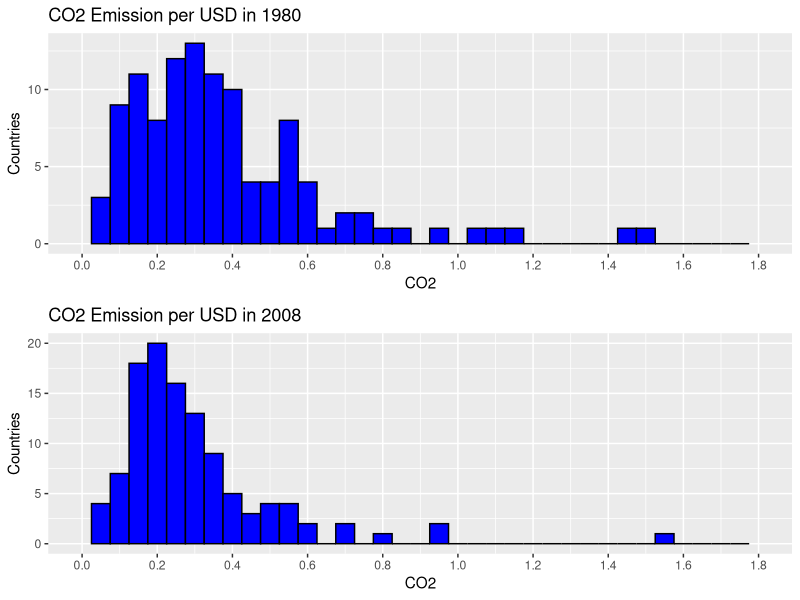
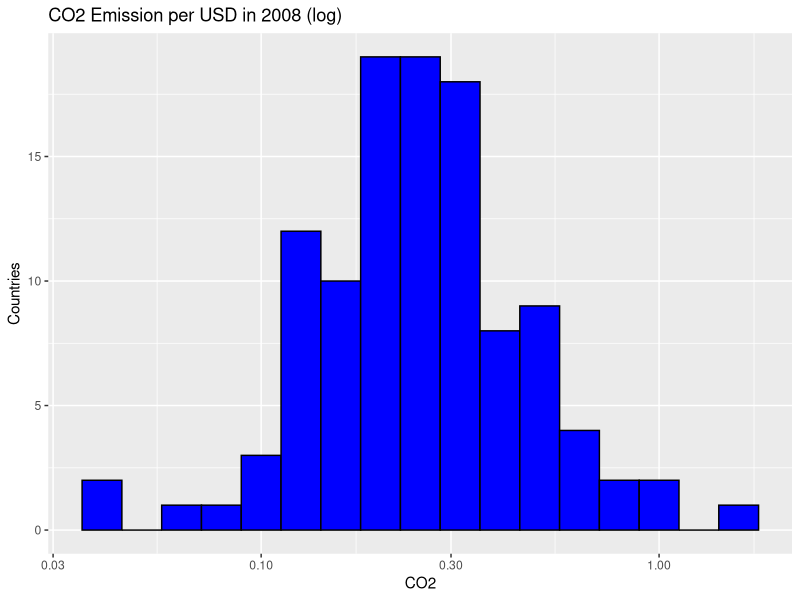
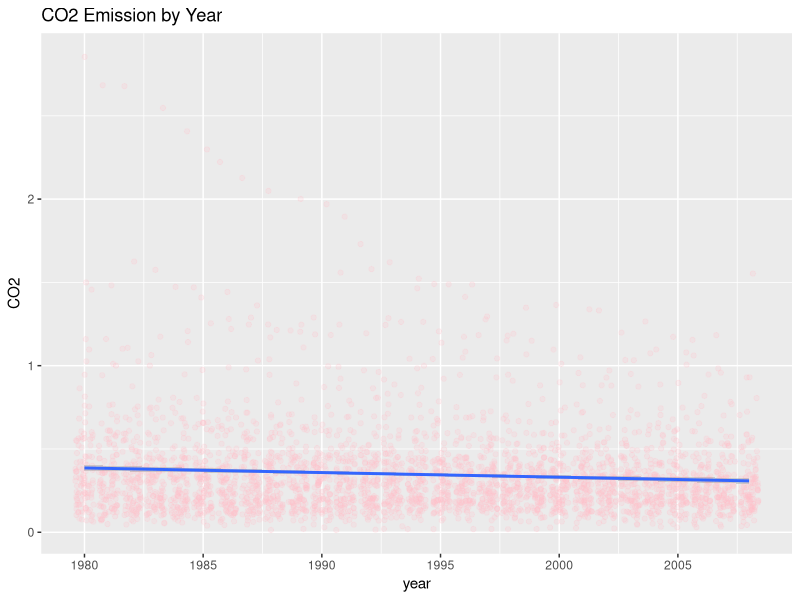
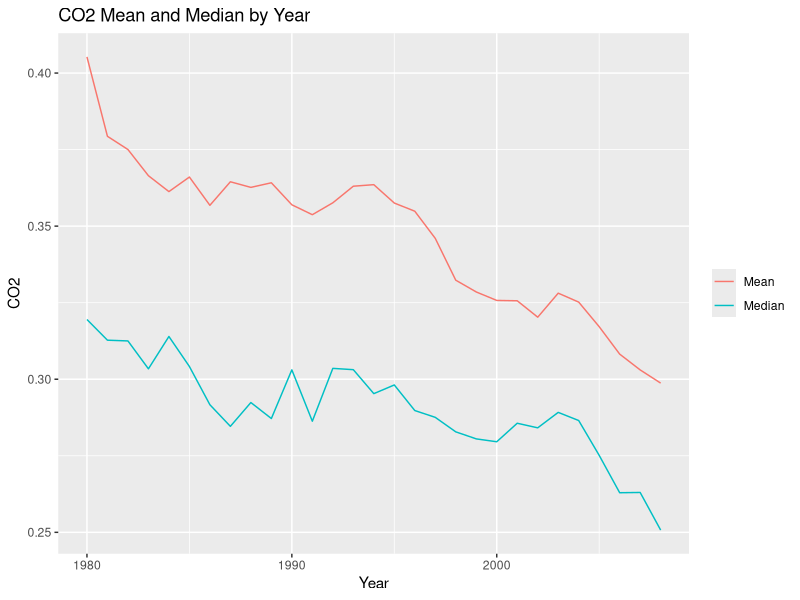
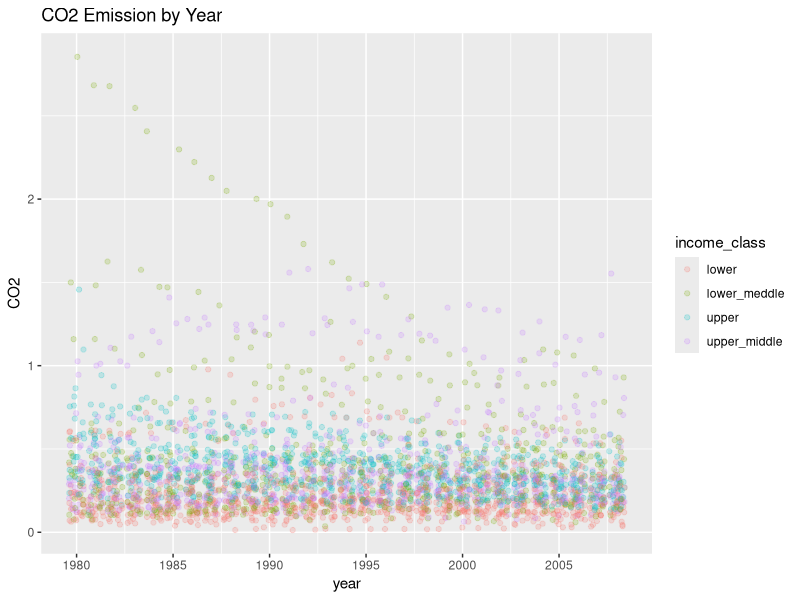
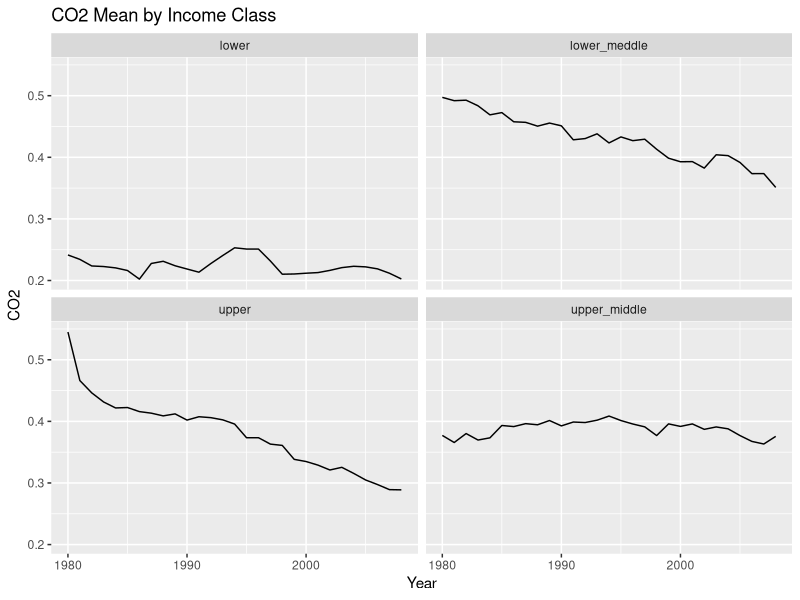

Reproduce these figures in R, in order.
## ---- chunk 1
knitr::opts_chunk$set(echo = TRUE)
## ---- chunk 2
library(ggplot2)
library(tidyr)
library(dplyr)
library(gridExtra)
library(reshape2)

co2_per_usd <- read.csv('../Data/co2 kg per USD.csv')
co2_per_usd <- co2_per_usd[, -c(2:21, 51:53)]
co2_per_usd <- drop_na(co2_per_usd)
colnames(co2_per_usd)[1] <- 'country'

gdp_capita <- read.csv('../Data/GDPpercapitaconstant2000US.csv')
gdp_capita <- gdp_capita[, c(1, 53)]
gdp_capita <- drop_na(gdp_capita)
colnames(gdp_capita)[1] <- 'country'

gdp_capita$income_class <- ifelse(gdp_capita$X2011 > 12000, "upper",
                                  "upper_middle")
gdp_capita$income_class <- ifelse(gdp_capita$X2011 < 3000, "lower_meddle",
                               gdp_capita$income_class)
gdp_capita$income_class <- ifelse(gdp_capita$X2011 < 1000, "lower",
                               gdp_capita$income_class)
gdp_capita <- gdp_capita[-2]

co2_per_usd <- merge(x = co2_per_usd, y = gdp_capita, by = 'country')
## ---- chunk 3
p_1980 <- ggplot(co2_per_usd, aes(X1980)) +
  geom_histogram(binwidth = 1/20, color = 'black', fill = 'blue') +
  labs(title = "CO2 Emission per USD in 1980", x = "CO2", y = "Countries") +
  scale_x_continuous(limits = c(0, 1.8), breaks = seq(0, 1.8, 0.2))

p_2008 <- ggplot(co2_per_usd, aes(X2008)) +
  geom_histogram(binwidth = 1/20, color = 'black', fill = 'blue') +
  labs(title = "CO2 Emission per USD in 2008", x = "CO2", y = "Countries") +
  scale_x_continuous(limits = c(0, 1.8), breaks = seq(0, 1.8, 0.2))

grid.arrange(p_1980, p_2008, ncol = 1)
## ---- chunk 4
ggplot(co2_per_usd, aes(X2008)) +
  geom_histogram(binwidth = 1/10, color = 'black', fill = 'blue') +
  labs(title = "CO2 Emission per USD in 2008 (log)", 
       x = "CO2", y = "Countries") +
  scale_x_log10()
## ---- chunk 5
summary_1980 <- summary(co2_per_usd$X1980)
summary_2008 <- summary(co2_per_usd$X2008)

cat("\tMin\t   1st Qu.   Median    Mean\t3rd Qu.\t  Max\n", "1980: ",
    summary_1980, "\n\n", "2008: ", summary_2008)
## ---- chunk 6
co2_per_usd.scatter <- co2_per_usd
colnames(co2_per_usd.scatter) <- c('country', 1980:2008, 'income_class')
co2_per_usd.scatter <- melt(co2_per_usd.scatter, 
                            id.vars = c('country', 'income_class'),
                            variable.name = 'year', 
                            value.name = 'co2')
co2_per_usd.scatter$year <- as.numeric(co2_per_usd.scatter$year) + 1979

ggplot(co2_per_usd.scatter, aes(year, co2)) +
  geom_point(color = 'pink', alpha = 1/5, 
             position = position_jitter()) +
  geom_smooth(method = 'lm') +
  labs(title = "CO2 Emission by Year", y ="CO2") +
  scale_x_continuous(breaks = seq(1980, 2008, 5))
## ---- chunk 7
countries_over_1.0_1980 <- co2_per_usd[co2_per_usd$X1980 >= 1.0, 1]
countries_over_1.0_2008 <- co2_per_usd[co2_per_usd$X2006 >= 1.0, 1]
corr_co2_time <- with(co2_per_usd.scatter, cor.test(as.numeric(year), co2))

cat(" [Countries over 1.0 CO2 per USD in 1980]\n", 
    as.character(countries_over_1.0_1980), "\n\n",
    "[Countries over 1.0 CO2 per USD in 2008]\n",
    as.character(countries_over_1.0_2008), "\n\n",
    "Correlation Between CO2 and Time: ",
    corr_co2_time$estimate)
## ---- chunk 8
co2_per_usd.year <- co2_per_usd.scatter %>%
  group_by(year) %>%
  summarise(co2_mean = mean(co2), co2_median = median(co2)) %>%
  arrange(year)

ggplot(co2_per_usd.year) +
  geom_line(aes(x = year, y = co2_mean, color = 'blue')) +
  geom_line(aes(x = year, y = co2_median, color = 'green')) +
  labs(title = "CO2 Mean and Median by Year", x = "Year", y = "CO2") +
  scale_color_discrete(name = NULL, labels = c("Mean", "Median"))
## ---- chunk 9
corr_co2_time_mean <- with(co2_per_usd.year, cor.test(year, co2_mean))
cat("Correlation Between CO2 and Time: ", corr_co2_time_mean$estimate)
## ---- chunk 10
ggplot(co2_per_usd.scatter, aes(year, co2)) +
  geom_point(aes(color = income_class), alpha = 1/5, 
             position = position_jitter()) +
  labs(title = "CO2 Emission by Year", y ="CO2") +
  scale_x_continuous(breaks = seq(1980, 2008, 5))
## ---- chunk 11
co2_per_usd.income_class <- co2_per_usd.scatter %>%
  group_by(year, income_class) %>%
  summarise(co2_mean = mean(co2)) %>%
  arrange(year)

ggplot(co2_per_usd.income_class) +
  geom_line(aes(x = year, y = co2_mean)) +
  facet_wrap(~income_class) +
  labs(title = "CO2 Mean by Income Class", x = "Year", y = "CO2")
